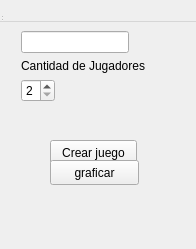
<?xml version="1.0" encoding="UTF-8"?>
<ui version="4.0">
 <class>pantallaCrear</class>
 <widget class="QWidget" name="pantallaCrear">
  <property name="geometry">
   <rect>
    <x>0</x>
    <y>0</y>
    <width>196</width>
    <height>249</height>
   </rect>
  </property>
  <property name="windowTitle">
   <string>pantallaCrear</string>
  </property>
  <widget class="QWidget" name="centralWidget">
   <widget class="QPushButton" name="pushButton">
    <property name="geometry">
     <rect>
      <x>50</x>
      <y>140</y>
      <width>87</width>
      <height>25</height>
     </rect>
    </property>
    <property name="text">
     <string>Crear juego</string>
    </property>
   </widget>
   <widget class="QWidget" name="formLayoutWidget_3">
    <property name="geometry">
     <rect>
      <x>10</x>
      <y>0</y>
      <width>173</width>
      <height>115</height>
     </rect>
    </property>
    <layout class="QFormLayout" name="formLayout_3">
     <item row="0" column="0">
      <layout class="QFormLayout" name="formLayout">
       <item row="0" column="0">
        <widget class="QLabel" name="label_2">
         <property name="text">
          <string>Nickname</string>
         </property>
        </widget>
       </item>
       <item row="1" column="0">
        <widget class="QLineEdit" name="nick_line"/>
       </item>
      </layout>
     </item>
     <item row="1" column="0">
      <layout class="QFormLayout" name="formLayout_2">
       <item row="1" column="0">
        <widget class="QLabel" name="label">
         <property name="text">
          <string>Cantidad de Jugadores</string>
         </property>
        </widget>
       </item>
      </layout>
     </item>
     <item row="2" column="0">
      <widget class="QSpinBox" name="cant_spin">
       <property name="minimum">
        <number>2</number>
       </property>
       <property name="maximum">
        <number>4</number>
       </property>
      </widget>
     </item>
    </layout>
   </widget>
   <widget class="QPushButton" name="graf_button">
    <property name="geometry">
     <rect>
      <x>50</x>
      <y>160</y>
      <width>89</width>
      <height>25</height>
     </rect>
    </property>
    <property name="text">
     <string>graficar</string>
    </property>
   </widget>
  </widget>
  <widget class="QMenuBar" name="menuBar">
   <property name="geometry">
    <rect>
     <x>0</x>
     <y>0</y>
     <width>196</width>
     <height>22</height>
    </rect>
   </property>
  </widget>
  <widget class="QToolBar" name="mainToolBar">
   <attribute name="toolBarArea">
    <enum>TopToolBarArea</enum>
   </attribute>
   <attribute name="toolBarBreak">
    <bool>false</bool>
   </attribute>
  </widget>
  <widget class="QStatusBar" name="statusBar"/>
 </widget>
 <layoutdefault spacing="6" margin="11"/>
 <resources/>
 <connections/>
</ui>
